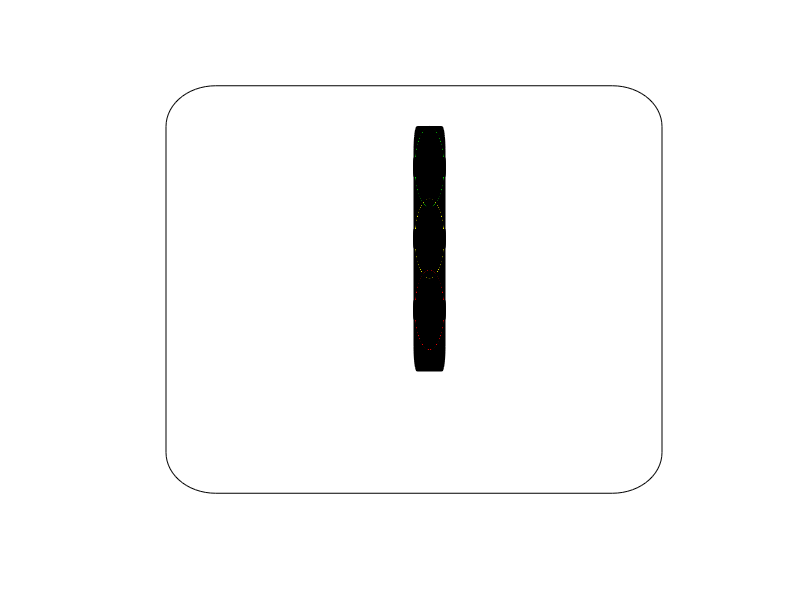

MATLAB code for this plot:
% Traffic Light Simulation

% Define durations for each light
greenDuration = 5;  % seconds
yellowDuration = 2; % seconds
redDuration = 4;    % seconds

% Number of cycles
numCycles = 3;
figure;
axis off;
outline = [-0.8, -3, 1.6, 10];
rectangle('Position', outline, 'Curvature', [0.2, 0.2], 'FaceColor', 'white');

% Draw traffic light background
rectangle('Position', [0, 0, 0.1, 6], 'Curvature', [0.2, 0.2], 'FaceColor', 'k');
% Loop through cycles
for cycle = 1:numCycles
    % Green light
    disp('Green Light');
    rectangle('Position', [0, 4, 0.1, 2], 'Curvature', [1, 1], 'FaceColor', 'g');
    pause(greenDuration);
    rectangle('Position', [0, 4, 0.1, 2], 'Curvature', [1, 1], 'FaceColor', 'k');
    
    % Yellow light
    disp('Yellow Light');
    rectangle('Position', [0, 2.25, 0.1, 2], 'Curvature', [1, 1], 'FaceColor', 'y');
    pause(yellowDuration);
    rectangle('Position', [0, 2.25, 0.1, 2], 'Curvature', [1, 1], 'FaceColor', 'k');
    
    % Red light
    disp('Red Light');
    rectangle('Position', [0, 0.5, 0.1, 2], 'Curvature', [1, 1], 'FaceColor', 'r');
    pause(redDuration);
    rectangle('Position', [0, 0.5, 0.1, 2], 'Curvature', [1, 1], 'FaceColor', 'K');
end